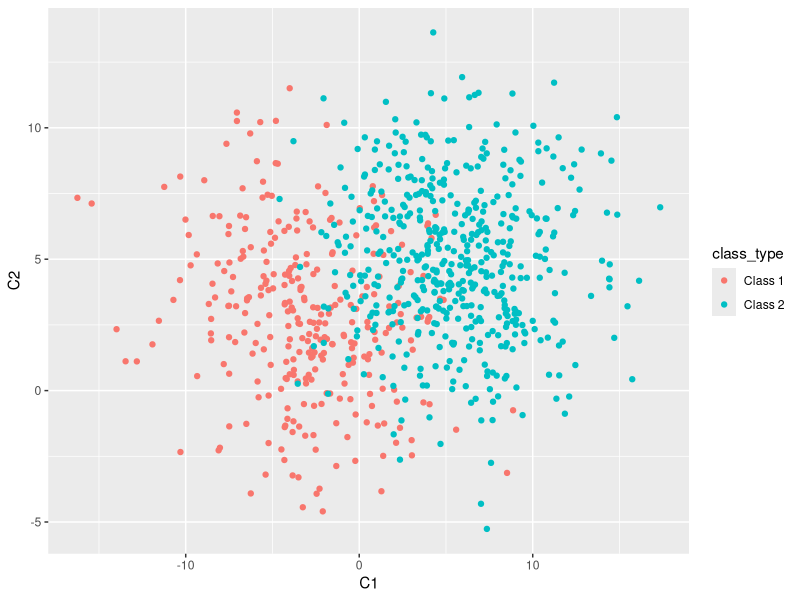
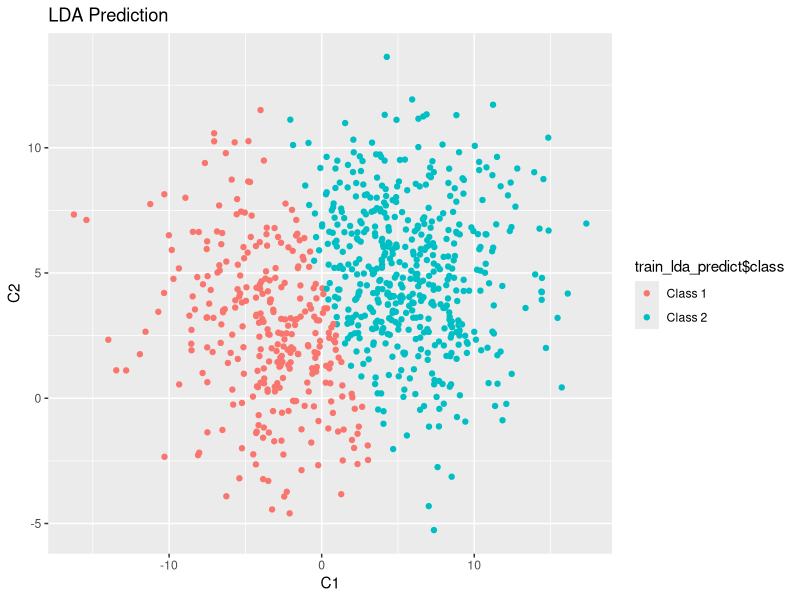
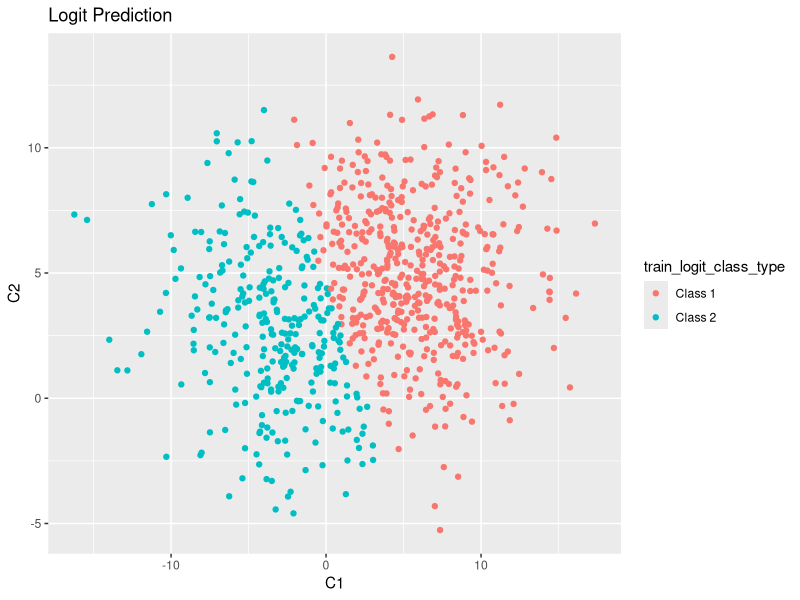
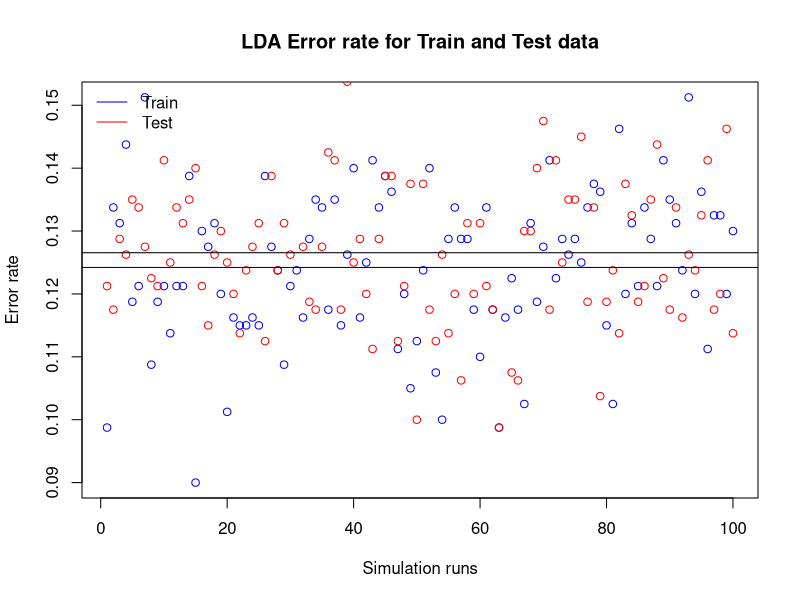
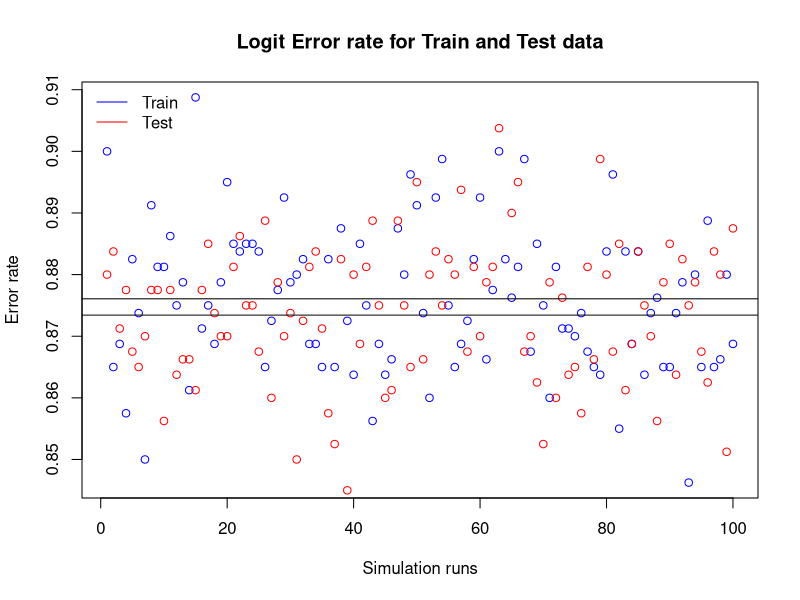
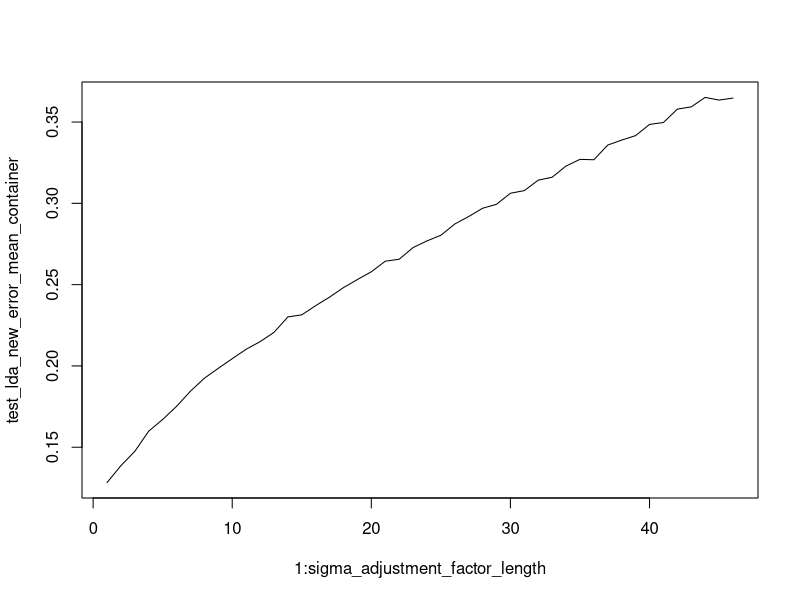

Recreate these plots in R, in order. (Note: a time limit stopped this script after it produced the figures.)
# 1. Exercise
# 1.1 Load packages
library("mvtnorm")
library("MASS")
library("ggplot2")

set.seed(555)

# CONSTANTS
class1_name <- "Class 1"
class2_name <- "Class 2"
class1_mu <- c(-3, 3)
class2_mu <- c(5, 5)
class1_n <- 300
class2_n <- 500
sigma_cap <- rbind(c(16, -2), c(-2, 9))

generate_data_lda <- function(class1_n, class2_n, class1_mu, class2_mu, class1_sigma_cap = sigma_cap, class2_sigma_cap = sigma_cap) {
    # Create a data object of length class1 + class2 and add the 2 classes proportional to their sample size.
    # Ex. class1: 300, class2: 500 => class_type will have 300 entries labeled as class1 and 500 entries labeled as class2. The factor helps easily diff between the two
    # by levels(i.e. Class1  and Class2)
    class_type <- factor(c(rep(class1_name, class1_n), rep(class2_name, class2_n)))

    class1_x <- mvrnorm(class1_n, class1_mu, class1_sigma_cap) # nolint
    class2_x <- mvrnorm(class2_n, class2_mu, class2_sigma_cap) # nolint
    together <- rbind(class1_x, class2_x)

    data <- data.frame(class_type, "C1" = together[, 1], "C2" = together[, 2])

    return(data)
}

train_data <- generate_data_lda(class1_n, class2_n, class1_mu, class2_mu)

plot1 <- ggplot(train_data, aes(C1, C2, color = class_type)) +
    geom_point()

plot1

# 1. b) LDA
train_lda <- lda(class_type ~ C1 + C2, data = train_data)

# Why do we use train_data, e.g. original again?
train_lda_predict <- predict(train_lda, newdata = train_data)
head(train_lda_predict$class, 10)
head(train_lda_predict$posterior, 10)
head(train_lda_predict$x, 10)

plot2 <- ggplot(train_data, aes(C1, C2, color = train_lda_predict$class)) +
    geom_point() +
    ggtitle("LDA Prediction")
plot2

# Logistic regression
get_class_logit <- function(prediction, class1 = class1_name, class2 = class2_name) {
    factor(ifelse(prediction > 0.5, class1, class2))
}

train_logit <- glm(class_type ~ C1 + C2, data = train_data, family = "binomial")
train_logit_predict <- predict(train_logit, newdata = train_data, type = "response")
train_logit_class_type <- get_class_logit(train_logit_predict)

plot3 <- ggplot(train_data, aes(C1, C2, color = train_logit_class_type)) +
    geom_point() +
    ggtitle("Logit Prediction")
plot3

# 1.c
get_average_prediction_error <- function(actual, predicted) {
    mean(actual != predicted)
}

train_lda_error <- get_average_prediction_error(train_data$class_type, train_lda_predict$class)
train_logit_error <- get_average_prediction_error(train_data$class, train_logit_class_type)

# Generate test data, predict and calculate error
test_data <- generate_data_lda(class1_n, class2_n, class1_mu, class2_mu)

test_lda_predict <- predict(train_lda, newdata = test_data)
test_logit_predict <- predict(train_logit, newdata = test_data, type = "response")
test_logit_predict_class_type <- get_class_logit(test_logit_predict)

test_lda_error <- get_average_prediction_error(test_data$class_type, test_lda_predict$class)
test_logit_error <- get_average_prediction_error(test_data$class_type, test_logit_predict_class_type)

# 1.d) What other performance dimension could you analyze?

# 2.a) Simulation study
simulation_runs <- 100
train_lda_error_container <- rep(NA, simulation_runs)
train_logit_error_container <- rep(NA, simulation_runs)
test_lda_error_container <- rep(NA, simulation_runs)
test_logit_error_container <- rep(NA, simulation_runs)

for (i in 1:simulation_runs) {
    train_data <- generate_data_lda(class1_n, class2_n, class1_mu, class2_mu)
    test_data <- generate_data_lda(class1_n, class2_n, class1_mu, class2_mu)

    # Estimate lda + logit for train data
    train_lda <- lda(class_type ~ C1 + C2, data = train_data)
    train_lda_predict <- predict(train_lda, newdata = train_data)

    train_logit <- glm(class_type ~ C1 + C2, data = train_data, family = "binomial")
    train_logit_predict <- predict(train_logit, newdata = train_data, type = "response")
    train_logit_predict_class_type <- get_class_logit(train_logit_predict)

    # Calculate errors
    train_lda_error_container[i] <- get_average_prediction_error(train_data$class_type, train_lda_predict$class)
    train_logit_error_container[i] <- get_average_prediction_error(train_data$class_type, train_logit_predict_class_type)

    # Estimate lda + logit for test data
    test_lda_predict <- predict(train_lda, newdata = test_data)
    test_logit_predict <- predict(train_logit, newdata = test_data, type = "response")
    test_logit_predict_class_type <- get_class_logit(test_logit_predict)

    # Calculate errors
    test_lda_error_container[i] <- get_average_prediction_error(test_data$class_type, test_lda_predict$class)
    test_logit_error_container[i] <- get_average_prediction_error(test_data$class_type, test_logit_predict_class_type)
}

# Plot LDA errors
plot(
    1:simulation_runs,
    train_lda_error_container,
    xlab = "Simulation runs",
    ylab = "Error rate",
    main = "LDA Error rate for Train and Test data",
    col = "blue",
    pch = 21
)
points(test_lda_error_container, col = "red")
abline(h = mean(train_lda_error_container))
abline(h = mean(test_lda_error_container))
legend(
    x = "topleft",
    bty = "n",
    legend = c("Train", "Test"), lty = c(1, 1), col = c("blue", "red")
)


# Plot Logit errors
plot(
    1:simulation_runs,
    train_logit_error_container,
    xlab = "Simulation runs",
    ylab = "Error rate",
    main = "Logit Error rate for Train and Test data",
    col = "blue",
    pch = 21
)
points(test_logit_error_container, col = "red")
abline(h = mean(train_logit_error_container))
abline(h = mean(test_logit_error_container))
legend(
    x = "topleft",
    bty = "n",
    legend = c("Train", "Test"), lty = c(1, 1), col = c("blue", "red")
)

# 2.b) Attempt to worsen the relative performance of LDA by allowing the covariance matrices to differ
sigma_adjustment_factor <- seq(1, 10, by = 0.2)
sigma_adjustment_factor_length <- length(sigma_adjustment_factor)
# error_length <- sigma_adjustment_factor_length * simulation_runs

test_lda_new_error_container <- rep(NA, simulation_runs)
test_logit_new_error_container <- rep(NA, simulation_runs)
test_lda_new_error_mean_container <- rep(NA, sigma_adjustment_factor_length)
test_logit_new_error_mean_container <- rep(NA, sigma_adjustment_factor_length)

for (i in 1:sigma_adjustment_factor_length) {
    # Compute new sigma matrix, adjusted by the current adjustment factor
    sigma_adjusted_class_2 <- sigma_cap * sigma_adjustment_factor[i]

    for (j in 1:simulation_runs) {
        train_data <- generate_data_lda(
            class1_n,
            class2_n,
            class1_mu,
            class2_mu,
            class1_sigma_cap = sigma_cap,
            class2_sigma_cap = sigma_adjusted_class_2
        )

        test_data <- generate_data_lda(
            class1_n,
            class2_n,
            class1_mu,
            class2_mu,
            class1_sigma_cap = sigma_cap,
            class2_sigma_cap = sigma_adjusted_class_2
        )

        train_lda <- lda(class_type ~ C1 + C2, data = train_data)
        train_logit <- glm(class_type ~ C1 + C2, data = train_data, family = "binomial")

        test_lda_predict <- predict(train_lda, newdata = test_data)
        test_logit_predict <- predict(train_logit, newdata = test_data, type = "response")
        test_logit_predict_class_type <- get_class_logit(test_logit_predict)

        test_lda_new_error_container[j] <- get_average_prediction_error(train_data$class_type, test_lda_predict$class)
        test_logit_new_error_container[j] <- get_average_prediction_error(train_data$class_type, test_logit_predict_class_type)
    }

    test_lda_new_error_mean_container[i] <- mean(test_lda_new_error_container)
    test_logit_new_error_mean_container[i] <- mean(test_logit_new_error_container)
}

plot(1:sigma_adjustment_factor_length, test_lda_new_error_mean_container, type = "l")
lines(test_logit_new_error_mean_container, col = "red")

# 2.b) Worsen LDA by changing sample sizes for the 2 classes
simulation_class1_sample_size <- seq(50, 500, le = 10)
simulation_class1_sample_size <- as.integer(simulation_class1_sample_size)
simulation_class2_sample_size <- seq(800, 500, le = 10)
simulation_class2_sample_size <- as.integer(simulation_class2_sample_size)

simulation_test_lda_error <- rep(NA, simulation_runs)
simulation_test_logit_error <- rep(NA, simulation_runs)

simulation_test_lda_mean_error <- rep(NA, 10)
simulation_test_logit_mean_error <- rep(NA, 10)

for(i in 1:10){
    class1_sample <- simulation_class1_sample_size[i]
    class2_sample <- simulation_class2_sample_size[i]

    for(j in 1:simulation_runs){
        train_data <- generate_data_lda(
            class1_n = class1_sample,
            class2_n = class2_sample,
            class1_mu,
            class2_mu,
        )
        test_data <- generate_data_lda(
            class1_n = class1_sample,
            class2_n = class2_sample,
            class1_mu,
            class2_mu,
        )

        train_lda <- lda(class_type ~ C1 + C2, data = train_data)
        train_logit <- glm(class_type ~ C1 + C2, data = train_data, family = "binomial")

        test_lda_predict <- predict(train_lda, newdata = test_data)
        test_logit_predict <- predict(train_logit, newdata = test_data, type = "response")
        test_logit_predict_class_type <- get_class_logit(test_logit_predict)

        simulation_test_lda_error[j] <- get_average_prediction_error(test_data$class_type, test_lda_predict$class)
        simulation_test_logit_error[j] <- get_average_prediction_error(test_data$class_type, test_logit_predict_class_type)
    }

    simulation_test_lda_mean_error[i] <- mean(simulation_test_lda_error)
    simulation_test_logit_mean_error[i] <- mean(simulation_test_logit_error)
}

plot(1:10, simulation_test_lda_mean_error)
points(simulation_test_logit_mean_error)
